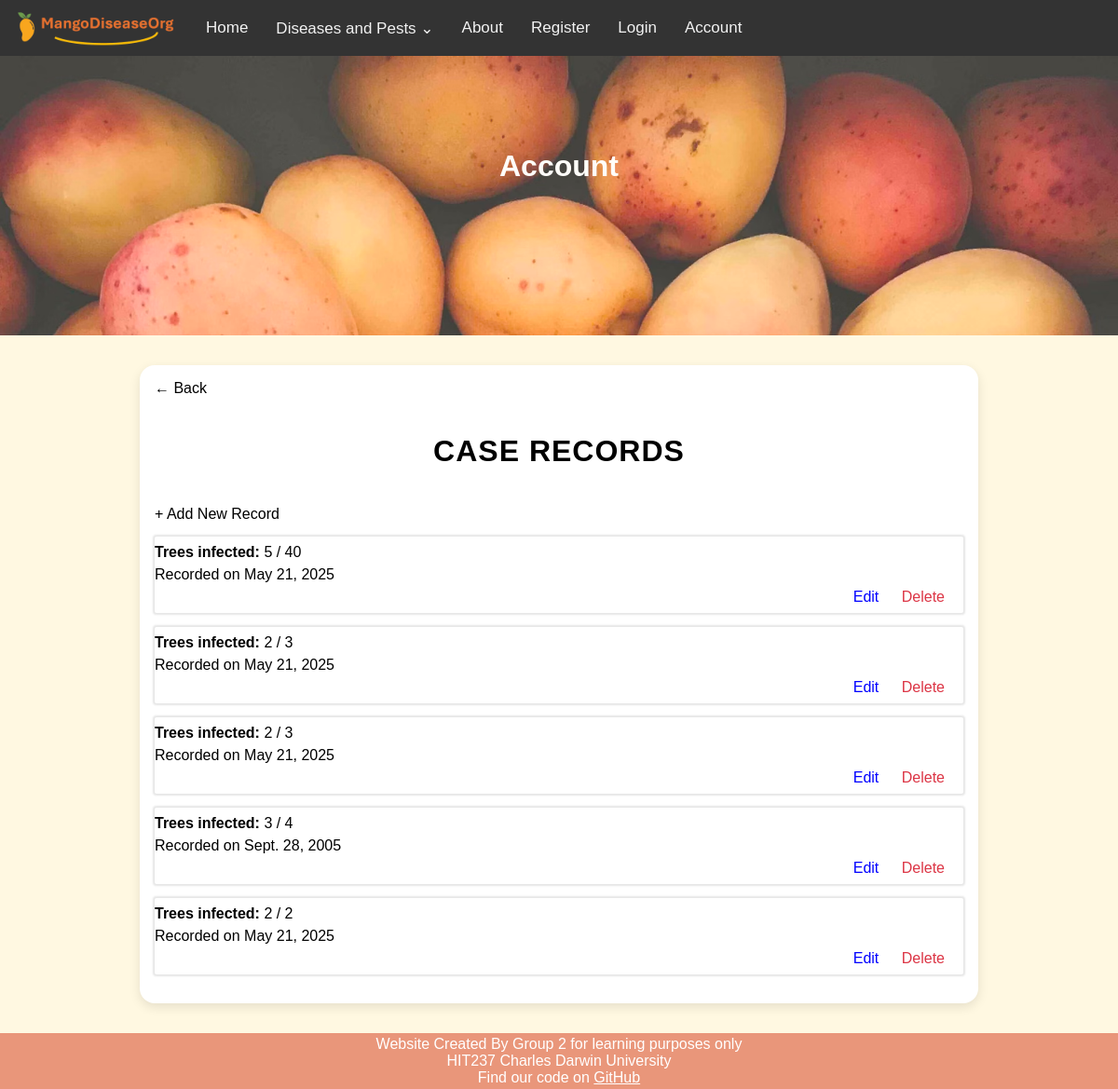
Page /cases/records/3/ on the earlier database version.
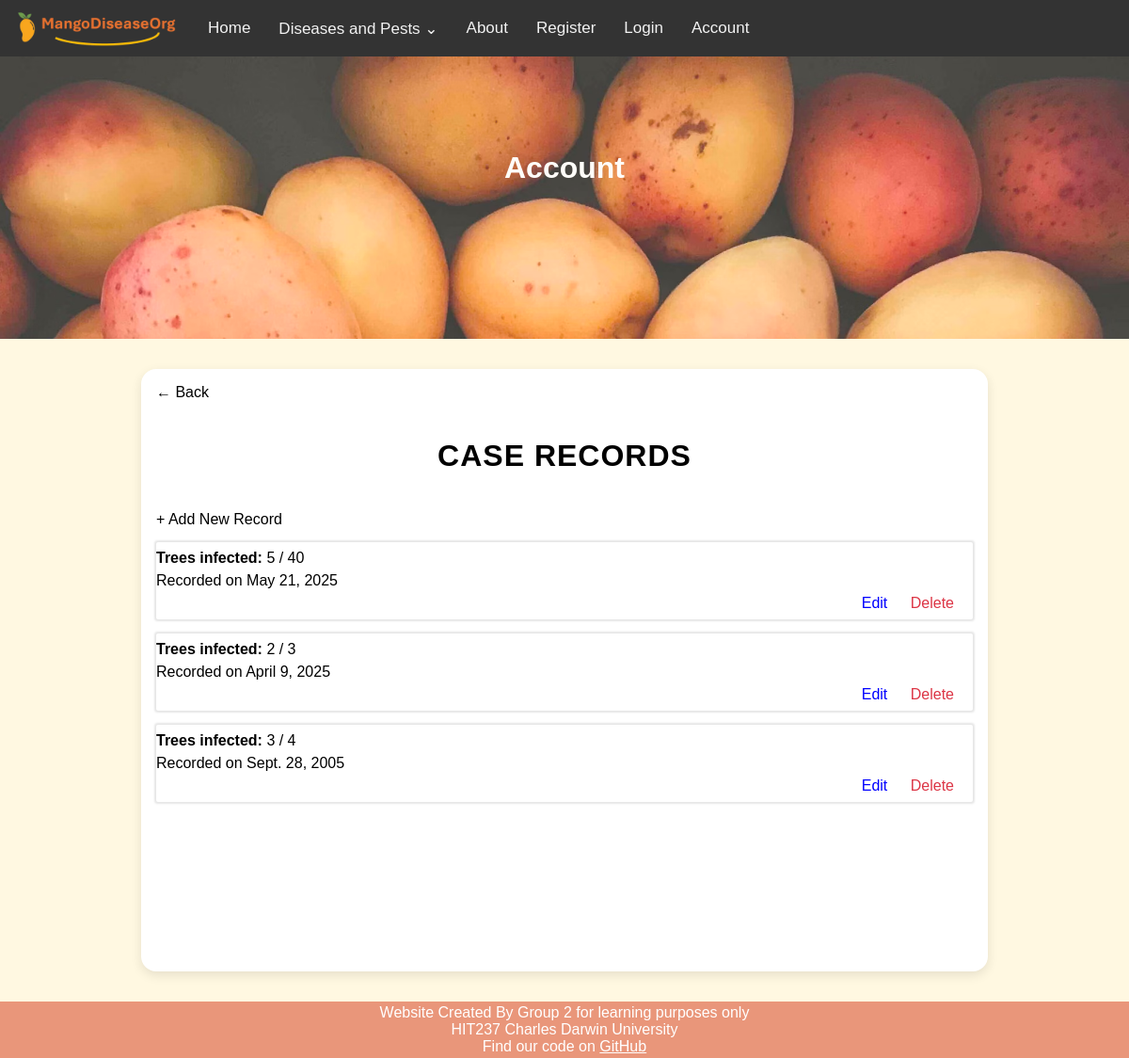
Same page on the later database version.
### mango_disease_app/models.py (models this page shows, shortened)
class Record(models.Model):
    case = models.ForeignKey(
        Case,
        on_delete=models.CASCADE,
        null=True,
        blank=True,
    )
    orchard = models.ForeignKey(
        Orchard,
        on_delete=models.CASCADE,
        null=True, # clean method handles validation
        blank=True,
    )
    recordedAt = models.DateField(default=timezone.now)
    numberOfTreesChecked = models.IntegerField(validators=[validators.MinValueValidator(1)])
    numberOfTreesInfected = models.IntegerField(validators=[validators.MinValueValidator(1)])
    def clean(self): # https://docs.djangoproject.com/en/5.1/ref/forms/validation/
        if not self.case and not self.orchard:
            raise ValidationError('Record must be linked to a Case or an Orchard.')
        if self.case and not self.orchard: # automatically link case to Orchard too
            self.orchard = self.case.orchard

### mango_disease_app/views/record_views.py (the view)
# urls.py: path('cases/records/<int:case_id>/', views.records, name='records'),
def records(request, case_id):
    case = Case.objects.get(id=case_id)
    cRecords = Record.objects.filter(case=case)
    return render(request, 'mango_disease_app/record.html', {
        'records': cRecords,
        'id': case_id,
    })

### mango_disease_app/context_processors.py (called while the page is built)
def disease_menu(request):
    return {'navs': Disease.objects.all()}

### mango_disease_app/templates/mango_disease_app/record.html (shortened to what this page needs)
{% extends 'mango_disease_app/base.html' %}
{% block page_header %}Account{% endblock %}
{% load static %}
{% block content %}
<a href="javascript:history.back()" class="back-button">← Back</a>
<h2>Case Records</h2>
<a href="{% url 'add_record' id %}" class="new-button">+ Add New Record</a>
{% for record in records %}
	<div class="list_item">
		<div>
			<p><strong>Trees infected: </strong>{{ record.numberOfTreesInfected }} / {{ record.numberOfTreesChecked }}</p>
			<p>Recorded on {{ record.recordedAt }}</p>
		</div>
		<div class="list_end">
			<a href="{% url 'edit_record' record.id %}" class="action-link">Edit</a>
			<a href="{% url 'delete_record' record.id %}" class="action-link delete-link">Delete</a>
		</div>
	</div>
{% endfor %}
{% endblock %}

Differences in the rows shown:
removed Record: numberOfTreesInfected "2", numberOfTreesChecked "3", recordedAt "May 21, 2025"
removed Record: numberOfTreesInfected "2", numberOfTreesChecked "2", recordedAt "May 21, 2025"
changed Record: recordedAt "May 21, 2025" → "April 9, 2025"
